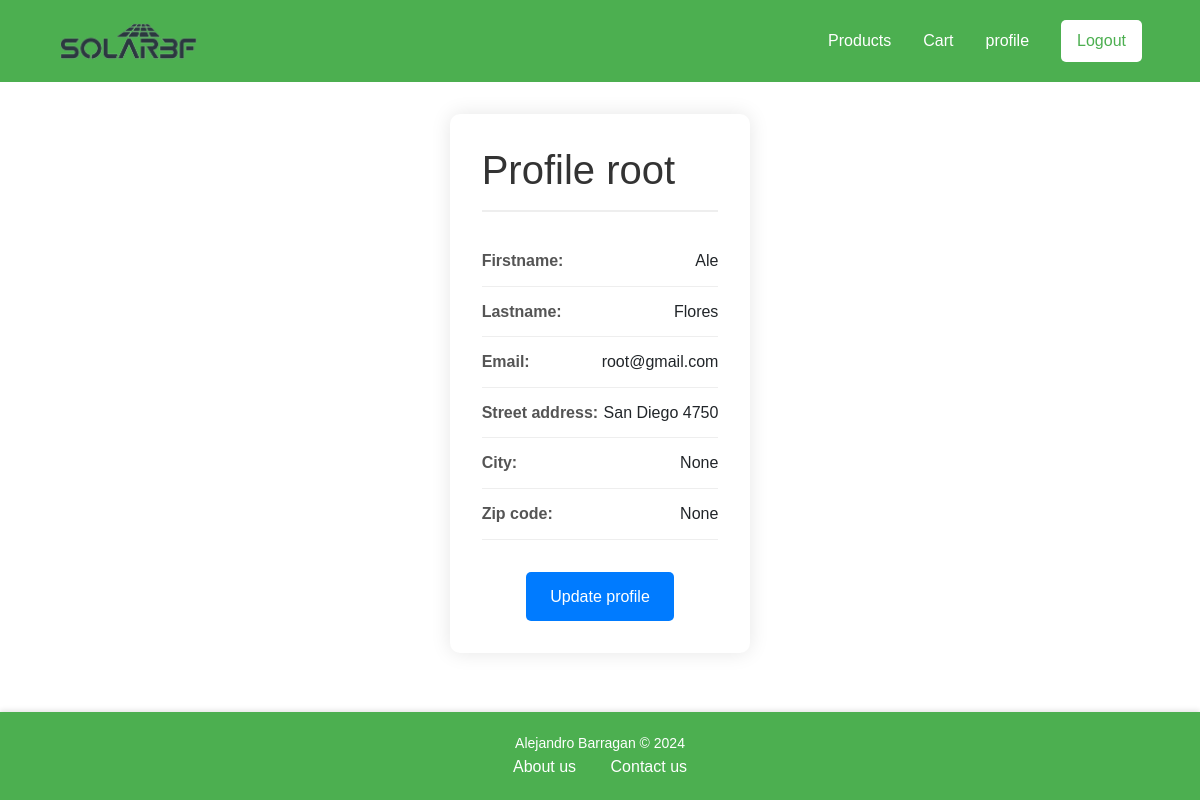
/profile/ (signed in), run on an earlier commit of the app's database.
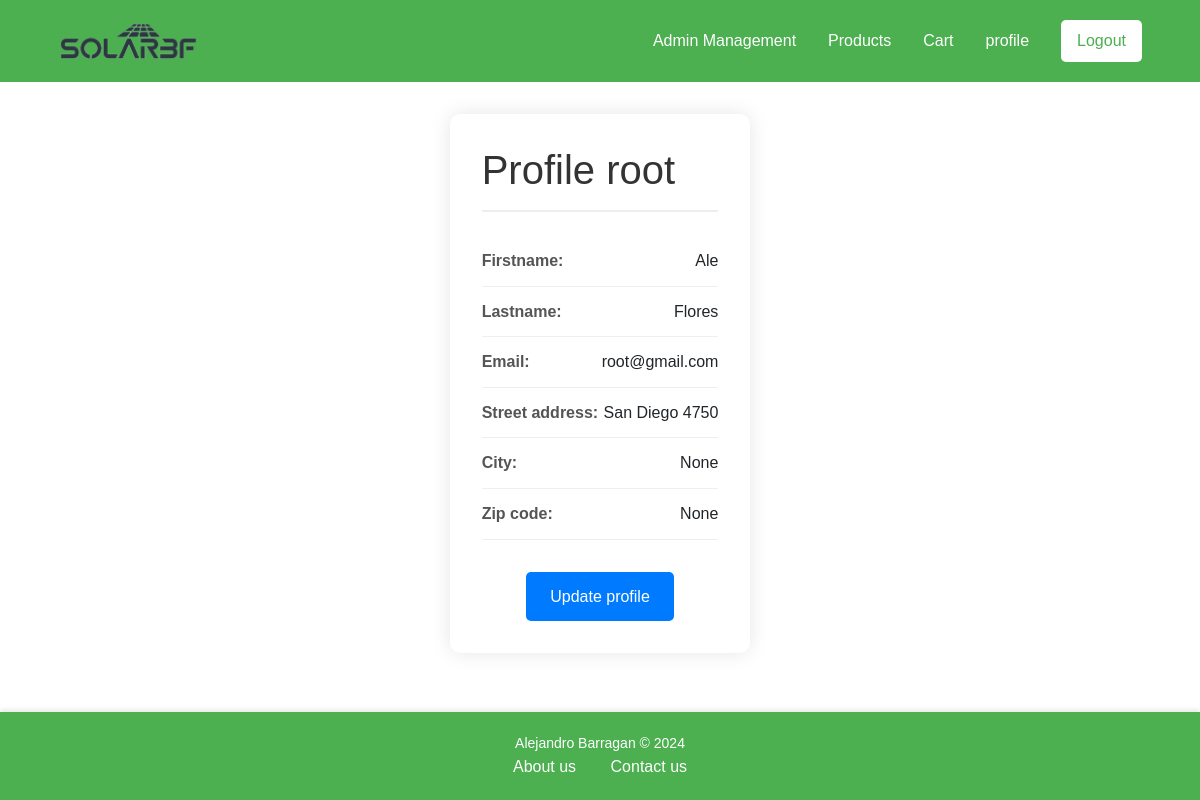
And on a later commit of the database.
### accounts/views.py (the view)
# urls.py: path('profile/', views.profileView, name='profile'),
@login_required
def profileView(request):
    return render(request, 'accounts/profile.html')

### templates/accounts/profile.html (shortened to what this page needs)
{% extends 'base.html' %}
{% load static %}
{% block style %}
    <link rel="stylesheet" href="{% static 'css/profile.css' %}"/>
{% endblock %}
{% block content %}
<div class="profile-container">
    <h1>Profile {{ user.username }}</h1>
    <div class="profile-info">
        <p><strong>Firstname:</strong> {{ user.first_name }}</p>
        <p><strong>Lastname:</strong> {{ user.last_name }}</p>
        <p><strong>Email:</strong> {{ user.email }}</p>
        <p><strong>Street address:</strong> {{ user.street_address }}</p>
        <p><strong>City:</strong> {{ user.city }}</p>
        <p><strong>Zip code:</strong> {{ user.zip_code }}</p>
    </div>
    <div class="profile-actions">
        <a href="{% url 'profile_update' %}">Update profile</a>
    </div>
</div>
{% endblock %}

What changed in the data, as far as the page shows it:
changed CustomUser "root": role "user" → "worker" (drawn)
Also different on the page:
text now shown: "Admin Management"
